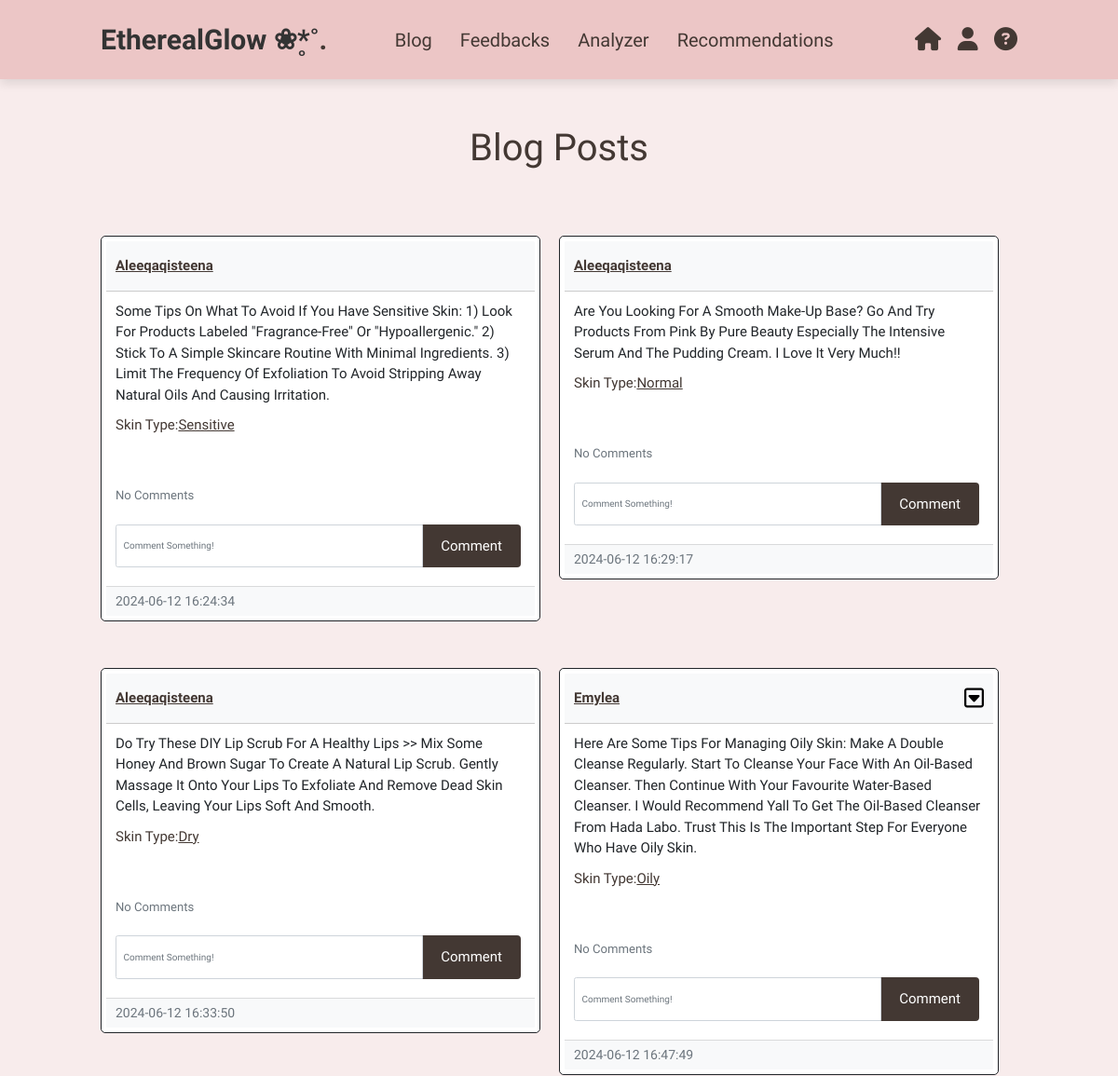
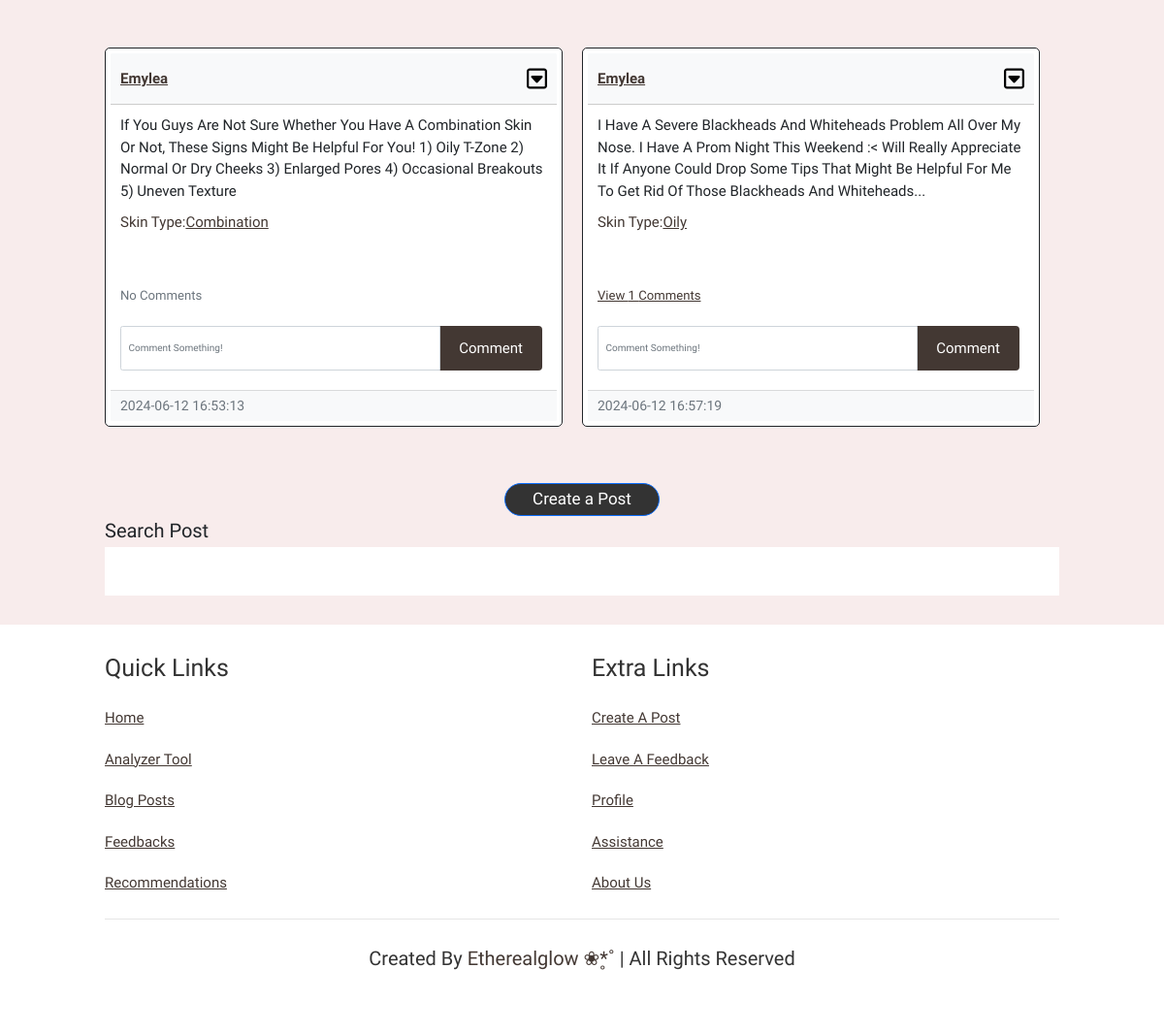
Page /Blog (signed in) on the committed database (2 pictures, top to bottom).
### website/models.py (models this page shows)
class Post(db.Model):
    id = db.Column(db.Integer, primary_key=True)
    text = db.Column(db.Text, nullable=False)
    date_created = db.Column(db.DateTime(timezone=True), default=func.now())
    author = db.Column(db.Integer, db.ForeignKey('user.id', ondelete="CASCADE"), nullable=False)
    comments = db.relationship('Comment', backref='post', passive_deletes=True)
    skintype = db.Column(db.Text, nullable=False)

class User(db.Model, UserMixin):
    id = db.Column(db.Integer, primary_key=True)
    email = db.Column(db.String(150), unique=True)
    username = db.Column(db.String(150), unique=True)
    password = db.Column(db.String(150))
    date_created = db.Column(db.DateTime(timezone=True), default=func.now())
    posts = db.relationship('Post', backref='user', passive_deletes=True)
    feedbacks = db.relationship('Feedback', backref='author', passive_deletes=True)
    comments = db.relationship('Comment', backref='user', passive_deletes=True)
    skintype = db.Column(db.Text, nullable=False)
    products = db.relationship('Product', backref='author', passive_deletes=True)

### website/views.py (the view)
@views.route("/Blog")
@login_required
def blog():
    posts = Post.query.all()
    return render_template("blog.html", user=current_user, posts = posts)

### website/templates/blog.html (shortened to what this page needs)
{% extends "posts_div.html" %}

### website/templates/posts_div.html (shortened to what this page needs)
{% extends "base.html" %}
{% block content%}
<section class="posts" id="posts">
    <div class="content">
        {% block header %}
        <h3 align = "center"> Blog Posts</h3>
        {% endblock %}
        <div id="posts">
            {% for post in posts %}
            <br />
            <div class="card border-dark">
                <div class="card-header d-flex justify-content-between align-items-center">
                    <a href="/posts/{{post.user.username}}">{{post.user.username}}</a>
                     {% if user.id == post.author %}
                    <div class="btn-group">
                        <button
                        type="button"
                        class="fa-regular fa-square-caret-down"
                        data-bs-toggle="dropdown"
                        ></button>
                    </div>
                      {% endif %}
                </div>
                <div class="card-body">
                    <div class="card-text">{{post.text}}</div>
                        <p>Skin Type:<a href="/share/{{post.skintype}}">{{post.skintype}}</a></p>
                        <br />
                <p class="card-text">
                {% if post.comments|length > 0 %}
                    <a data-bs-toggle="collapse" href="#comments-{{post.id}}" role="button">
                        <small>View {{post.comments|length}} Comments</small>
                    </a>
                {% else %}
                        <small class="text-muted">No Comments</small>
                {% endif %}
                </p>
                <form class="input-group mb-3" method="POST" action="/create-comment/{{post.id}}">
                    <input type="text" id="text" name="text" class="form-control" placeholder="Comment something!" required>
                    <input type="submit" value="Comment">
                </form>
            </div>
        <div class="card-footer text-muted">{{post.date_created}}</div>
      </div>
      <br /> {% endfor %}
    </div>
    {% block footer %}
    <br><br>
    <div align="center">
      <a href="/create_post"><button type="button" class = "btn btn btn-primary">Create a Post</button></a>
  </div>
    <head>
    </head>
    <body>
        <div class="search-wrapper">
            <label for="search">Search Post</label>
            <input type="search" id="search" data-search>
        </div>
    </body>
    {% endblock %}
  </div>
</section>
    {% endblock %}

### website/static/styles.css (style rules this page uses)
:root { --pink:#e84393; --brown: #433833; --lightbrown: #d4b1a0; --light: #FAF9ED; --gray: #302f2f; --softpink: #ff99bb; --spink: #ffccdc; --coco: #ecc6c6; --softcoco: #f8ecec; }
* { margin: 0; padding: 0; box-sizing: border-box; outline: none; border: none; text-decoration: none; text-transform: capitalize; transition: .2s linear; font-family: "Work Sans", sans-serif; }
html { font-size: 62.5%; scroll-behavior: smooth; scroll-padding-top: 6rem; overflow-x: hidden; }
section { padding: 2rem 9%; background: var(--softcoco); }
.btn { display: inline-block; margin-top: 1rem; border-radius:5rem; background: #333; color: #fff; padding: .9rem 3.5rem; cursor: pointer; font-size: 1.7rem; }
input[type=submit] { background-color: var(--brown); color: white; padding: 12px 20px; border: none; border-radius: 4px; cursor: pointer; margin-inline: 5px; display: inline-block; font-size: 1.5rem; }
button { background: transparent; border: 0; outline: 0; }
::placeholder { color: #555; }
.card { flex: 0 0 calc(50% - 20px); margin-right: 20px; border: 1px solid #ccc; border-radius: 5px; text-align: left; font-size: 1.5rem; height: fit-content; max-height: 850px; box-sizing: border-box; }
.card-header { background-color: #f8f9fa; border-bottom: 1px solid #ccc; padding: 5px 10px; }
.card-body { min-height: 100px; }
.card-footer { background-color: #f8f9fa; padding: 5px 10px; font-size: 14px; }
.card-header a { text-decoration: none; color:var(--brown); font-weight: bold; }
.posts { display:flex; min-height: 100vh; justify-content: center; }
.posts .content { margin-top: 80px; align-items: center; }
.posts .content h3 { font-size: 4rem; color:var(--brown); text-align: center; }
.posts .content p { font-size: 1.5rem; color:var(--brown); padding: 1rem 0; line-height: 1.5; }
.posts .content a { font-size: 1.5rem; color:var(--brown); padding: 1rem 0; line-height: 1.5; text-decoration: underline; }
.posts .content .btn-primary { width: 160px; padding: 3px 2px; }
#posts { margin-top: 20px; display: flex; flex-wrap: wrap; justify-content: space-between; position: relative; }
.posts .content .border-dark { margin-top: 50px; }
.search-wrapper { display: flex; flex-direction: column; gap: .25rem; }
.search-wrapper input { font-size: 2rem; height: 50px; }
.search-wrapper label { font-size: 2rem; }
.card { border: 1px solid black; background-color: white; padding: .5rem; }
input { font-size: 1rem; }

### rows in the picture
Post: user.username "Aleeqaqisteena", text "Some Tips On What To Avoid If You Have Sensitive Skin: 1) Look For Products Labeled \"fragrance-Free\" Or \"hypoallergenic.\" 2) Stick To A Simple Skincare Routine With Minimal Ingredients. 3) Limit The Frequency Of Exfoliation To Avoid Stripping Away Natural Oils And Causing Irritation.", skintype "Sensitive", shows "No Comments", date_created "2024-06-12 16:24:34"
Post: user.username "Aleeqaqisteena", text "Are You Looking For A Smooth Make-Up Base? Go And Try Products From Pink By Pure Beauty Especially The Intensive Serum And The Pudding Cream. I Love It Very Much!!", skintype "Normal", shows "No Comments", date_created "2024-06-12 16:29:17"
Post: user.username "Aleeqaqisteena", text "Do Try These DIY Lip Scrub For A Healthy Lips >> Mix Some Honey And Brown Sugar To Create A Natural Lip Scrub. Gently Massage It Onto Your Lips To Exfoliate And Remove Dead Skin Cells, Leaving Your Lips Soft And Smooth.", skintype "Dry", shows "No Comments", date_created "2024-06-12 16:33:50"
Post: user.username "Emylea", text "Here Are Some Tips For Managing Oily Skin: Make A Double Cleanse Regularly. Start To Cleanse Your Face With An Oil-Based Cleanser. Then Continue With Your Favourite Water-Based Cleanser. I Would Recommend Yall To Get The Oil-Based Cleanser From Hada Labo. Trust This Is The Important Step For Everyone Who Have Oily Skin.", skintype "Oily", shows "No Comments", date_created "2024-06-12 16:47:49"
Post: user.username "Emylea", text "If You Guys Are Not Sure Whether You Have A Combination Skin Or Not, These Signs Might Be Helpful For You! 1) Oily T-Zone 2) Normal Or Dry Cheeks 3) Enlarged Pores 4) Occasional Breakouts 5) Uneven Texture", skintype "Combination", shows "No Comments", date_created "2024-06-12 16:53:13"
Post: user.username "Emylea", text "I Have A Severe Blackheads And Whiteheads Problem All Over My Nose. I Have A Prom Night This Weekend :< Will Really Appreciate It If Anyone Could Drop Some Tips That Might Be Helpful For Me To Get Rid Of Those Blackheads And Whiteheads...", skintype "Oily", comments|length "1", date_created "2024-06-12 16:57:19"
